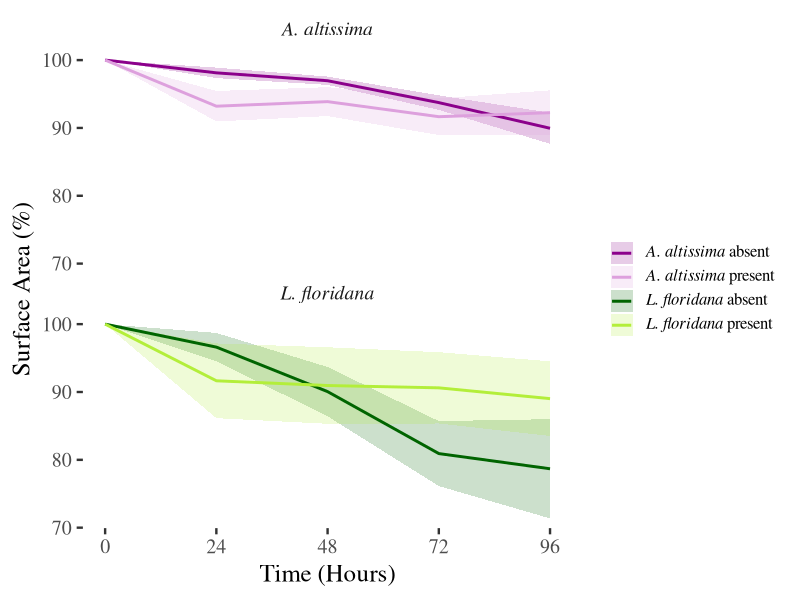
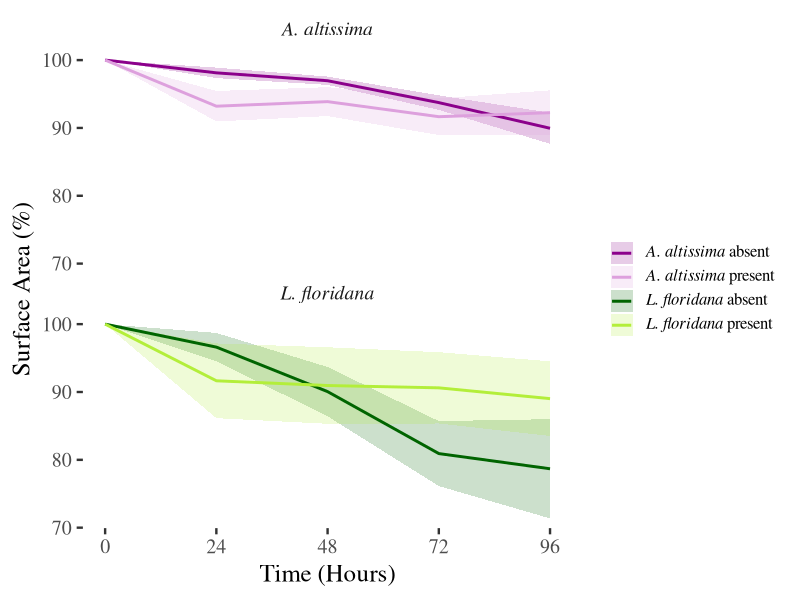

Generate these figures, in order, with R:
library(tidyverse)
library(ggplot2)
library(ggthemes)

# Install if needed
# install.packages("ggtext")
library(ggtext)

# First, modify your data processing to create grouping variables
df <- read.csv("olivia/Scans.csv") %>%
  rename(`24` = Damage.at.24.HR....,
         `48` = Damage.at.48.HR....,
         `72` = Damage.at.72.HR....,
         `96` = Damage.at.96.HR....) %>%
  mutate(`0` = 100,
         treatment = str_extract(Leaf.Number, "^.."),
         # Create a grouping variable for the two graphs
         group = case_when(
           treatment %in% c("LP", "LA") ~ "<i>L. floridana</i>",
           treatment %in% c("AP", "AA") ~ "<i>A. altissima</i>",
           TRUE ~ "Other"
         ),
         # Clean treatment names for display - use HTML tags
         treatment_clean = case_when(
           treatment == "AP" ~ "<i>A. altissima</i> present",
           treatment == "AA" ~ "<i>A. altissima</i> absent", 
           treatment == "LP" ~ "<i>L. floridana</i> present",
           treatment == "LA" ~ "<i>L. floridana</i> absent"
         )) %>%
  select(id = Leaf.Number, group, treatment = treatment_clean, `0`, `24`, `48`, `72`, `96`) %>%
  pivot_longer(`0`:`96`, names_to = "time", values_to = "damage") %>%
  mutate(time = as.integer(time))

# Create summary statistics
df.sum <- df %>%
  group_by(time, group, treatment) %>%
  summarize(
    meanDamage = mean(damage, na.rm = TRUE),
    semin = meanDamage - sd(damage, na.rm = TRUE)/sqrt(n()),
    semax = meanDamage + sd(damage, na.rm = TRUE)/sqrt(n()),
    .groups = "drop"
  )

# Make figure with two facets
ggplot(data = df.sum, aes(x = time, y = meanDamage)) +
  geom_ribbon(aes(ymin = semin, ymax = semax, fill = treatment),
              alpha = .2) +
  geom_line(aes(color = treatment), linewidth = 1) +
  xlab("Time (Hours)") +
  ylab("Surface Area (%)") +
  scale_x_continuous(
    breaks = seq(0, 96, by = 24),
    limits = c(0, 96),
    labels = scales::comma
  ) +
  facet_wrap(
    ~group,
    nrow = 2
  ) +
  theme_tufte(18) +
  theme(
    legend.position = "right",
    legend.title = element_blank(),
    # Use element_markdown to parse HTML tags
    strip.text = element_markdown(size = 14),
    legend.text = element_markdown(size = 12),
    strip.background = element_blank()
  ) +
  scale_fill_manual(
    values = c(
      "<i>A. altissima</i> absent" = "darkmagenta",
      "<i>A. altissima</i> present" = "plum",
      "<i>L. floridana</i> absent" = "darkgreen",
      "<i>L. floridana</i> present" = "olivedrab2"
    )
  ) +
  scale_color_manual(
    values = c(
      "<i>A. altissima</i> absent" = "darkmagenta",
      "<i>A. altissima</i> present" = "plum",
      "<i>L. floridana</i> absent" = "darkgreen",
      "<i>L. floridana</i> present" = "olivedrab2"
    )
  )

ggsave("olivia/totalLeafDamage.png")



## extra code


# df <- read.csv("olivia/Scans.csv") %>%
#   rename(`24` = Damage.at.24.HR....,
#          `48` = Damage.at.48.HR....,
#          `72` = Damage.at.72.HR....,
#          `96` = Damage.at.96.HR....) %>%
#   mutate(`0` = 100,
#          treatment = str_extract(Leaf.Number, "^..")) %>%
#   select(id = Leaf.Number, treatment, `0`, `24`, `48`, `72`, `96`) %>%
#   pivot_longer(`0`:`96`, names_to = "time", values_to = "damage") %>%
#   mutate(time = as.integer(time))
# 
# 
# library(tidyverse)
# library(ggplot2)
# library(ggthemes)
# 
# df <- read.csv("olivia/Scans.csv") %>%
#   rename(`24` = Damage.at.24.HR....,
#          `48` = Damage.at.48.HR....,
#          `72` = Damage.at.72.HR....,
#          `96` = Damage.at.96.HR....) %>%
#   mutate(`0` = 100,
#          treatment = str_extract(Leaf.Number, "^..")) %>%
#   select(id = Leaf.Number, treatment, `0`, `24`, `48`, `72`, `96`) %>%
#   pivot_longer(`0`:`96`, names_to = "time", values_to = "damage") %>%
#   mutate(time = as.integer(time))
# 
# # Convert treatment to a factor with the desired order
# df$treatment <- factor(df$treatment, levels = c("LP", "LA", "AP", "AA"))
# 
# # add in dummy data
# df$damage[is.na(df$damage)] <- 100 - (rlnorm(length(df$damage[is.na(df$damage)]), 0, 0.5 ) *
#                                         df$time[is.na(df$damage)]/6)
# 
# # summarize
# df.sum <- df %>%
#   group_by(treatment, time) %>%
#   summarise(meanDamage = mean(damage), se = sd(damage)/sqrt(6)) %>%
#   mutate(semax = meanDamage + (1.96*se),
#          semin = meanDamage - (1.96*se))
# 
# ggplot(data = df.sum, aes(x = time, y = meanDamage)) +
#   geom_ribbon(aes(ymin = semin, ymax = semax, fill = treatment),
#               alpha = .2) +
#   geom_line(aes(color = treatment), linewidth = 2) +
#   xlab("Time (Hours)")+
#   ylab("Leaf Damage (%)")+
#   scale_x_continuous(
#     name = "Time (Hours)",
#     breaks = seq(0, 96, by = 24),
#     limits = c(0, 96),
#     labels = scales::comma
#   ) +
#   theme_tufte(18) +
#   theme(
#     legend.position = "none",
#     text = element_text(color = "white"),  # All text
#     axis.text = element_text(color = "white"),  # Axis numbers
#     axis.title = element_text(color = "white"),  # Axis labels
#     axis.ticks = element_line(color = "white"),  # Axis ticks
#     panel.grid.major = element_line(color = "white", size = 0.1),
#     panel.grid.minor = element_blank(),
#     legend.text = element_text(color = "white"),  # Legend text
#     legend.title = element_text(color = "white"))+
#   scale_fill_manual(values = c("mediumseagreen","olivedrab3", "lightsalmon","peachpuff"), labels = c("Native Intact", "Native Removed", "Exotic Intact", "Exotic Removed"))+
#   scale_color_manual(values = c("mediumseagreen","olivedrab3", "lightsalmon","peachpuff"), labels = c("Native Intact", "Native Removed", "Exotic Intact", "Exotic Removed"))+
#   labs(fill = "Treatment", color = "Treatment")
# 
# ggsave("olivia/meanDamage.png")
